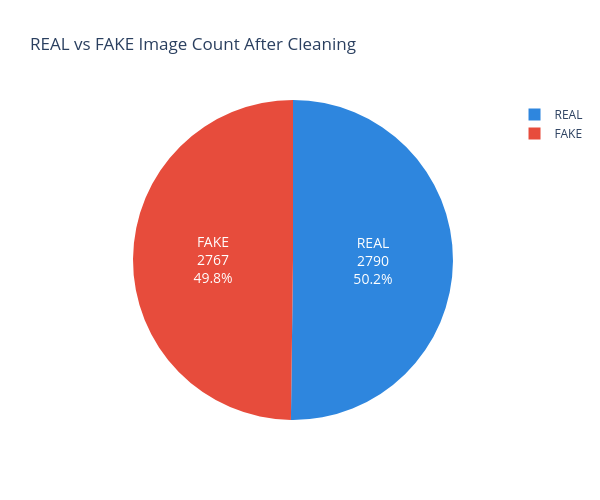

Write notebook code for a chart like this one.
### Code cell
# Count REAL and FAKE images
label_counts = final_df['label'].value_counts().reset_index()
label_counts.columns = ['Label', 'Count']

# Create pie chart
fig = px.pie(
                label_counts,
                names='Label',
                values='Count',
                title='REAL vs FAKE Image Count After Cleaning',
                color='Label',
                color_discrete_map={
                    'REAL': '#2E86DE',
                    'FAKE': '#E74C3C'
                                    },
                hole=0
            )

# Display count and percentage
fig.update_traces(
                    textinfo='label+value+percent',
                    textposition='inside',
                    textfont_size=14
)

# Update layout
fig.update_layout( height=500, width=600 )

fig.show()

joblib.dump(fig, r"C:\Users\jagad\Documents\my_classes\Tasks\my_projects\Deep_Fake_project_final\models\real_vs_fake_image_count_after_cleaning.pkl")

print(" real_vs_fake_image_count_after_cleaning saved as pkl file")

### Figure 1 — Plotly figure (JSON) as saved in the notebook; plotly's stock layout.template omitted (floating-point values rounded to 4 significant figures)
{"data": [{"customdata": [["REAL"], ["FAKE"]], "domain": {"x": [0, 1], "y": [0, 1]}, "hole": 0, "hovertemplate": "Label=%{customdata[0]}<br>Count=%{value}<extra></extra>", "labels": ["REAL", "FAKE"], "legendgroup": "", "marker": {"colors": ["#2E86DE", "#E74C3C"]}, "name": "", "showlegend": true, "textfont": {"size": 14}, "textinfo": "label+value+percent", "textposition": "inside", "type": "pie", "values": [2790, 2767]}], "layout": {"height": 500, "legend": {"tracegroupgap": 0}, "title": {"text": "REAL vs FAKE Image Count After Cleaning"}, "width": 600}}
